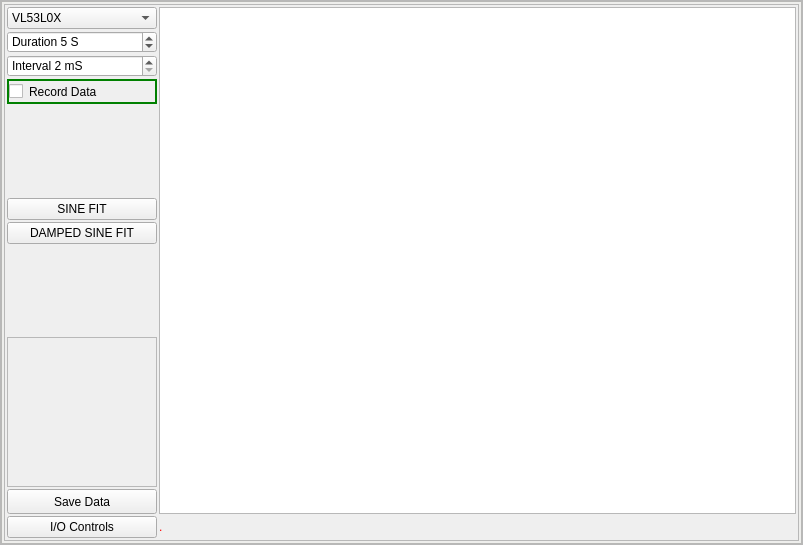
<?xml version="1.0" encoding="UTF-8"?>
<ui version="4.0">
 <class>Form</class>
 <widget class="QWidget" name="Form">
  <property name="geometry">
   <rect>
    <x>0</x>
    <y>0</y>
    <width>803</width>
    <height>545</height>
   </rect>
  </property>
  <property name="windowTitle">
   <string>Form</string>
  </property>
  <property name="styleSheet">
   <string notr="true">#MyFrame {background-color: qlineargradient(spread:pad, x1:0, y1:0, x2:1, y2:0, stop:0 rgba(100, 0, 50, 255), stop:.9 rgba(255, 255, 255, 255));} </string>
  </property>
  <layout class="QVBoxLayout" name="verticalLayout">
   <property name="spacing">
    <number>0</number>
   </property>
   <property name="leftMargin">
    <number>0</number>
   </property>
   <property name="topMargin">
    <number>0</number>
   </property>
   <property name="rightMargin">
    <number>0</number>
   </property>
   <property name="bottomMargin">
    <number>0</number>
   </property>
   <item>
    <widget class="QFrame" name="WidgetFrameOuter">
     <property name="sizePolicy">
      <sizepolicy hsizetype="Preferred" vsizetype="Preferred">
       <horstretch>0</horstretch>
       <verstretch>0</verstretch>
      </sizepolicy>
     </property>
     <property name="styleSheet">
      <string notr="true"/>
     </property>
     <property name="frameShape">
      <enum>QFrame::StyledPanel</enum>
     </property>
     <property name="frameShadow">
      <enum>QFrame::Raised</enum>
     </property>
     <property name="class" stdset="0">
      <string>PeripheralCollection</string>
     </property>
     <layout class="QVBoxLayout" name="verticalLayout_4">
      <property name="spacing">
       <number>2</number>
      </property>
      <property name="leftMargin">
       <number>0</number>
      </property>
      <property name="topMargin">
       <number>0</number>
      </property>
      <property name="rightMargin">
       <number>0</number>
      </property>
      <property name="bottomMargin">
       <number>0</number>
      </property>
      <item>
       <widget class="QFrame" name="MyFrame">
        <layout class="QVBoxLayout" name="verticalLayout_5">
         <property name="spacing">
          <number>1</number>
         </property>
         <property name="leftMargin">
          <number>0</number>
         </property>
         <property name="topMargin">
          <number>0</number>
         </property>
         <property name="rightMargin">
          <number>0</number>
         </property>
         <property name="bottomMargin">
          <number>0</number>
         </property>
         <item>
          <widget class="QFrame" name="frame_6">
           <property name="sizePolicy">
            <sizepolicy hsizetype="Preferred" vsizetype="MinimumExpanding">
             <horstretch>0</horstretch>
             <verstretch>0</verstretch>
            </sizepolicy>
           </property>
           <property name="minimumSize">
            <size>
             <width>0</width>
             <height>50</height>
            </size>
           </property>
           <property name="styleSheet">
            <string notr="true">#frame_6{background-color:rgb(238, 238, 236)}</string>
           </property>
           <property name="frameShape">
            <enum>QFrame::StyledPanel</enum>
           </property>
           <property name="frameShadow">
            <enum>QFrame::Raised</enum>
           </property>
           <property name="class" stdset="0">
            <string>PeripheralCollectionInner</string>
           </property>
           <layout class="QGridLayout" name="gridLayout_5">
            <property name="leftMargin">
             <number>2</number>
            </property>
            <property name="topMargin">
             <number>2</number>
            </property>
            <property name="rightMargin">
             <number>2</number>
            </property>
            <property name="bottomMargin">
             <number>2</number>
            </property>
            <property name="horizontalSpacing">
             <number>2</number>
            </property>
            <item row="1" column="0" rowspan="3" colspan="3">
             <widget class="QScrollArea" name="scrollArea">
              <property name="sizePolicy">
               <sizepolicy hsizetype="Expanding" vsizetype="MinimumExpanding">
                <horstretch>0</horstretch>
                <verstretch>0</verstretch>
               </sizepolicy>
              </property>
              <property name="widgetResizable">
               <bool>true</bool>
              </property>
              <widget class="QWidget" name="scrollAreaWidgetContents">
               <property name="geometry">
                <rect>
                 <x>0</x>
                 <y>0</y>
                 <width>793</width>
                 <height>535</height>
                </rect>
               </property>
               <layout class="QGridLayout" name="gridLayout_6">
                <property name="leftMargin">
                 <number>2</number>
                </property>
                <property name="topMargin">
                 <number>2</number>
                </property>
                <property name="rightMargin">
                 <number>2</number>
                </property>
                <property name="bottomMargin">
                 <number>2</number>
                </property>
                <property name="spacing">
                 <number>2</number>
                </property>
                <item row="8" column="0">
                 <widget class="QPushButton" name="pushButton_2">
                  <property name="sizePolicy">
                   <sizepolicy hsizetype="Preferred" vsizetype="Fixed">
                    <horstretch>0</horstretch>
                    <verstretch>0</verstretch>
                   </sizepolicy>
                  </property>
                  <property name="text">
                   <string>SINE FIT</string>
                  </property>
                 </widget>
                </item>
                <item row="10" column="0">
                 <spacer name="verticalSpacer">
                  <property name="orientation">
                   <enum>Qt::Vertical</enum>
                  </property>
                  <property name="sizeHint" stdset="0">
                   <size>
                    <width>20</width>
                    <height>40</height>
                   </size>
                  </property>
                 </spacer>
                </item>
                <item row="13" column="0">
                 <widget class="QPushButton" name="pushButton">
                  <property name="text">
                   <string>I/O Controls</string>
                  </property>
                 </widget>
                </item>
                <item row="7" column="0">
                 <spacer name="verticalSpacer_2">
                  <property name="orientation">
                   <enum>Qt::Vertical</enum>
                  </property>
                  <property name="sizeHint" stdset="0">
                   <size>
                    <width>20</width>
                    <height>40</height>
                   </size>
                  </property>
                 </spacer>
                </item>
                <item row="3" column="0">
                 <widget class="QComboBox" name="optionBox">
                  <property name="sizePolicy">
                   <sizepolicy hsizetype="Preferred" vsizetype="Fixed">
                    <horstretch>0</horstretch>
                    <verstretch>0</verstretch>
                   </sizepolicy>
                  </property>
                  <property name="currentIndex">
                   <number>1</number>
                  </property>
                  <item>
                   <property name="text">
                    <string>SR04</string>
                   </property>
                  </item>
                  <item>
                   <property name="text">
                    <string>VL53L0X</string>
                   </property>
                  </item>
                 </widget>
                </item>
                <item row="13" column="2">
                 <widget class="QLabel" name="msgwin">
                  <property name="sizePolicy">
                   <sizepolicy hsizetype="Preferred" vsizetype="Maximum">
                    <horstretch>0</horstretch>
                    <verstretch>0</verstretch>
                   </sizepolicy>
                  </property>
                  <property name="font">
                   <font>
                    <pointsize>9</pointsize>
                   </font>
                  </property>
                  <property name="styleSheet">
                   <string notr="true">QLabel{color:red}</string>
                  </property>
                  <property name="text">
                   <string>.</string>
                  </property>
                 </widget>
                </item>
                <item row="9" column="0">
                 <widget class="QPushButton" name="pushButton_3">
                  <property name="text">
                   <string>DAMPED SINE FIT</string>
                  </property>
                 </widget>
                </item>
                <item row="6" column="0">
                 <widget class="QCheckBox" name="checkBox_4">
                  <property name="sizePolicy">
                   <sizepolicy hsizetype="Maximum" vsizetype="Minimum">
                    <horstretch>0</horstretch>
                    <verstretch>0</verstretch>
                   </sizepolicy>
                  </property>
                  <property name="minimumSize">
                   <size>
                    <width>150</width>
                    <height>25</height>
                   </size>
                  </property>
                  <property name="styleSheet">
                   <string notr="true">border : 2px solid green;</string>
                  </property>
                  <property name="text">
                   <string>Record Data</string>
                  </property>
                 </widget>
                </item>
                <item row="11" column="0">
                 <widget class="QFrame" name="frame">
                  <property name="minimumSize">
                   <size>
                    <width>0</width>
                    <height>150</height>
                   </size>
                  </property>
                  <property name="frameShape">
                   <enum>QFrame::StyledPanel</enum>
                  </property>
                  <property name="frameShadow">
                   <enum>QFrame::Raised</enum>
                  </property>
                  <layout class="QVBoxLayout" name="gaugeLayout">
                   <property name="spacing">
                    <number>2</number>
                   </property>
                   <property name="leftMargin">
                    <number>2</number>
                   </property>
                   <property name="topMargin">
                    <number>2</number>
                   </property>
                   <property name="rightMargin">
                    <number>2</number>
                   </property>
                   <property name="bottomMargin">
                    <number>2</number>
                   </property>
                  </layout>
                 </widget>
                </item>
                <item row="4" column="0">
                 <widget class="QSpinBox" name="durationBox">
                  <property name="sizePolicy">
                   <sizepolicy hsizetype="Preferred" vsizetype="Fixed">
                    <horstretch>0</horstretch>
                    <verstretch>0</verstretch>
                   </sizepolicy>
                  </property>
                  <property name="suffix">
                   <string> S</string>
                  </property>
                  <property name="prefix">
                   <string>Duration </string>
                  </property>
                  <property name="minimum">
                   <number>2</number>
                  </property>
                  <property name="maximum">
                   <number>300</number>
                  </property>
                  <property name="value">
                   <number>5</number>
                  </property>
                 </widget>
                </item>
                <item row="12" column="0">
                 <widget class="QPushButton" name="pushButton_6">
                  <property name="sizePolicy">
                   <sizepolicy hsizetype="Maximum" vsizetype="Minimum">
                    <horstretch>0</horstretch>
                    <verstretch>0</verstretch>
                   </sizepolicy>
                  </property>
                  <property name="minimumSize">
                   <size>
                    <width>150</width>
                    <height>25</height>
                   </size>
                  </property>
                  <property name="text">
                   <string>Save Data</string>
                  </property>
                 </widget>
                </item>
                <item row="3" column="2" rowspan="10">
                 <widget class="PlotWidget" name="graph"/>
                </item>
                <item row="5" column="0">
                 <widget class="QSpinBox" name="intervalBox">
                  <property name="sizePolicy">
                   <sizepolicy hsizetype="Preferred" vsizetype="Fixed">
                    <horstretch>0</horstretch>
                    <verstretch>0</verstretch>
                   </sizepolicy>
                  </property>
                  <property name="suffix">
                   <string> mS</string>
                  </property>
                  <property name="prefix">
                   <string>Interval </string>
                  </property>
                  <property name="minimum">
                   <number>2</number>
                  </property>
                  <property name="maximum">
                   <number>300</number>
                  </property>
                  <property name="value">
                   <number>2</number>
                  </property>
                 </widget>
                </item>
               </layout>
              </widget>
             </widget>
            </item>
           </layout>
          </widget>
         </item>
        </layout>
       </widget>
      </item>
     </layout>
    </widget>
   </item>
  </layout>
 </widget>
 <customwidgets>
  <customwidget>
   <class>PlotWidget</class>
   <extends>QGraphicsView</extends>
   <header>pyqtgraph</header>
  </customwidget>
 </customwidgets>
 <resources/>
 <connections>
  <connection>
   <sender>pushButton_6</sender>
   <signal>clicked()</signal>
   <receiver>Form</receiver>
   <slot>saveTraces()</slot>
   <hints>
    <hint type="sourcelabel">
     <x>7</x>
     <y>510</y>
    </hint>
    <hint type="destinationlabel">
     <x>0</x>
     <y>227</y>
    </hint>
   </hints>
  </connection>
  <connection>
   <sender>pushButton_2</sender>
   <signal>clicked()</signal>
   <receiver>Form</receiver>
   <slot>sineFit()</slot>
   <hints>
    <hint type="sourcelabel">
     <x>156</x>
     <y>208</y>
    </hint>
    <hint type="destinationlabel">
     <x>333</x>
     <y>544</y>
    </hint>
   </hints>
  </connection>
  <connection>
   <sender>pushButton_3</sender>
   <signal>clicked()</signal>
   <receiver>Form</receiver>
   <slot>dampedSineFit()</slot>
   <hints>
    <hint type="sourcelabel">
     <x>156</x>
     <y>235</y>
    </hint>
    <hint type="destinationlabel">
     <x>651</x>
     <y>544</y>
    </hint>
   </hints>
  </connection>
  <connection>
   <sender>durationBox</sender>
   <signal>editingFinished()</signal>
   <receiver>Form</receiver>
   <slot>setDuration()</slot>
   <hints>
    <hint type="sourcelabel">
     <x>7</x>
     <y>58</y>
    </hint>
    <hint type="destinationlabel">
     <x>0</x>
     <y>267</y>
    </hint>
   </hints>
  </connection>
  <connection>
   <sender>pushButton</sender>
   <signal>clicked()</signal>
   <receiver>Form</receiver>
   <slot>show_voltmeter()</slot>
   <hints>
    <hint type="sourcelabel">
     <x>113</x>
     <y>537</y>
    </hint>
    <hint type="destinationlabel">
     <x>109</x>
     <y>544</y>
    </hint>
   </hints>
  </connection>
  <connection>
   <sender>optionBox</sender>
   <signal>currentIndexChanged(QString)</signal>
   <receiver>Form</receiver>
   <slot>setInput(QString)</slot>
   <hints>
    <hint type="sourcelabel">
     <x>54</x>
     <y>19</y>
    </hint>
    <hint type="destinationlabel">
     <x>-12</x>
     <y>22</y>
    </hint>
   </hints>
  </connection>
  <connection>
   <sender>checkBox_4</sender>
   <signal>clicked(bool)</signal>
   <receiver>Form</receiver>
   <slot>startLogging(bool)</slot>
   <hints>
    <hint type="sourcelabel">
     <x>124</x>
     <y>94</y>
    </hint>
    <hint type="destinationlabel">
     <x>-13</x>
     <y>76</y>
    </hint>
   </hints>
  </connection>
  <connection>
   <sender>intervalBox</sender>
   <signal>valueChanged(int)</signal>
   <receiver>Form</receiver>
   <slot>setInterval(int)</slot>
   <hints>
    <hint type="sourcelabel">
     <x>33</x>
     <y>81</y>
    </hint>
    <hint type="destinationlabel">
     <x>-12</x>
     <y>113</y>
    </hint>
   </hints>
  </connection>
 </connections>
 <slots>
  <slot>toggled()</slot>
  <slot>sineFit()</slot>
  <slot>dampedSineFit()</slot>
  <slot>setDuration()</slot>
  <slot>saveTraces()</slot>
  <slot>show_voltmeter()</slot>
  <slot>setInput(QString)</slot>
  <slot>startLogging(bool)</slot>
  <slot>setInterval(int)</slot>
 </slots>
</ui>
